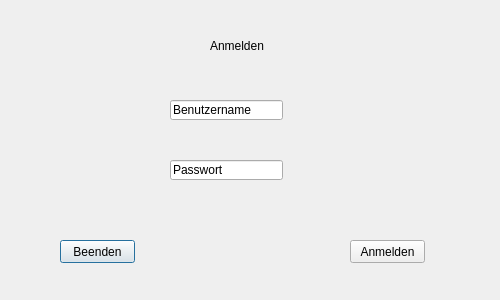
<?xml version="1.0" encoding="UTF-8"?>
<ui version="4.0">
 <class>loginwindow</class>
 <widget class="QDialog" name="loginwindow">
  <property name="enabled">
   <bool>true</bool>
  </property>
  <property name="geometry">
   <rect>
    <x>0</x>
    <y>0</y>
    <width>500</width>
    <height>300</height>
   </rect>
  </property>
  <property name="windowTitle">
   <string>Dialog</string>
  </property>
  <widget class="QLineEdit" name="passwort">
   <property name="geometry">
    <rect>
     <x>170</x>
     <y>160</y>
     <width>113</width>
     <height>20</height>
    </rect>
   </property>
   <property name="text">
    <string>Passwort</string>
   </property>
  </widget>
  <widget class="QLineEdit" name="benutzername">
   <property name="geometry">
    <rect>
     <x>170</x>
     <y>100</y>
     <width>113</width>
     <height>20</height>
    </rect>
   </property>
   <property name="inputMask">
    <string/>
   </property>
   <property name="text">
    <string>Benutzername</string>
   </property>
  </widget>
  <widget class="QPushButton" name="beenden">
   <property name="geometry">
    <rect>
     <x>60</x>
     <y>240</y>
     <width>75</width>
     <height>23</height>
    </rect>
   </property>
   <property name="text">
    <string>Beenden</string>
   </property>
  </widget>
  <widget class="QPushButton" name="anmelden">
   <property name="geometry">
    <rect>
     <x>350</x>
     <y>240</y>
     <width>75</width>
     <height>23</height>
    </rect>
   </property>
   <property name="text">
    <string>Anmelden</string>
   </property>
  </widget>
  <widget class="QLabel" name="label">
   <property name="geometry">
    <rect>
     <x>210</x>
     <y>30</y>
     <width>71</width>
     <height>31</height>
    </rect>
   </property>
   <property name="text">
    <string>Anmelden</string>
   </property>
   <property name="scaledContents">
    <bool>false</bool>
   </property>
   <property name="wordWrap">
    <bool>false</bool>
   </property>
   <property name="margin">
    <number>0</number>
   </property>
   <property name="indent">
    <number>0</number>
   </property>
  </widget>
 </widget>
 <resources/>
 <connections/>
</ui>
